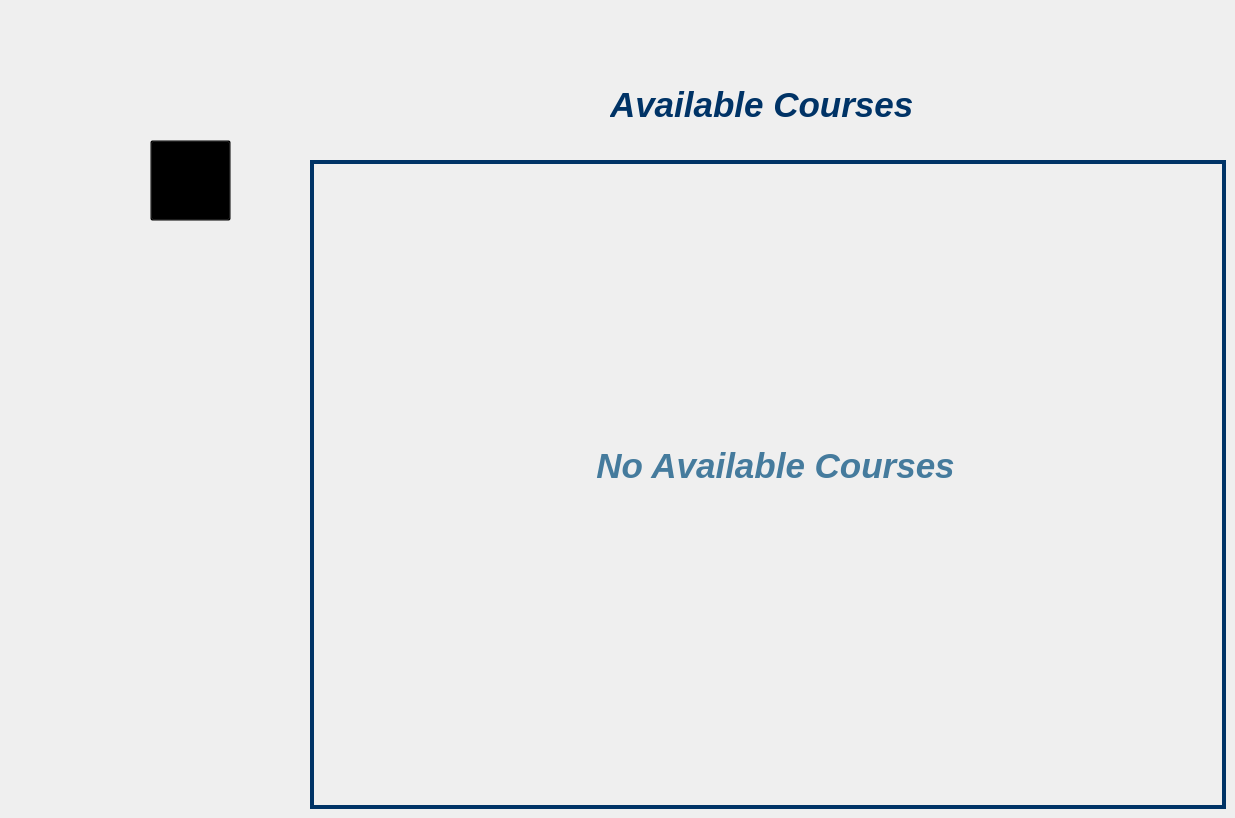
    <widget class="QWidget" name="Available_page">
     <property name="styleSheet">
      <string notr="true">background-image: url(:/images/images/Desktop3.png);</string>
     </property>
     <widget class="QLabel" name="availablecrs_txt">
      <property name="enabled">
       <bool>true</bool>
      </property>
      <property name="geometry">
       <rect>
        <x>610</x>
        <y>80</y>
        <width>391</width>
        <height>49</height>
       </rect>
      </property>
      <property name="sizePolicy">
       <sizepolicy hsizetype="Expanding" vsizetype="Expanding">
        <horstretch>0</horstretch>
        <verstretch>0</verstretch>
       </sizepolicy>
      </property>
      <property name="font">
       <font>
        <family>Arial</family>
        <pointsize>26</pointsize>
        <italic>true</italic>
        <bold>true</bold>
       </font>
      </property>
      <property name="styleSheet">
       <string notr="true">background:transparent;
color:#003366;</string>
      </property>
      <property name="text">
       <string>Available Courses</string>
      </property>
      <property name="textInteractionFlags">
       <set>Qt::TextInteractionFlag::NoTextInteraction</set>
      </property>
     </widget>
     <widget class="QLabel" name="back_pic_avlcrs">
      <property name="geometry">
       <rect>
        <x>150</x>
        <y>140</y>
        <width>81</width>
        <height>81</height>
       </rect>
      </property>
      <property name="styleSheet">
       <string notr="true">background:transparent;</string>
      </property>
      <property name="text">
       <string/>
      </property>
     </widget>
     <widget class="QLabel" name="no_avlcourses_lbl">
      <property name="enabled">
       <bool>true</bool>
      </property>
      <property name="geometry">
       <rect>
        <x>550</x>
        <y>430</y>
        <width>451</width>
        <height>71</height>
       </rect>
      </property>
      <property name="font">
       <font>
        <family>Arial</family>
        <pointsize>26</pointsize>
        <italic>true</italic>
        <bold>true</bold>
       </font>
      </property>
      <property name="styleSheet">
       <string notr="true">background:transparent;
color:#457B9D;</string>
      </property>
      <property name="text">
       <string>No Available Courses</string>
      </property>
      <property name="alignment">
       <set>Qt::AlignmentFlag::AlignCenter</set>
      </property>
     </widget>
     <widget class="QPushButton" name="back_btn_avlcrs">
      <property name="geometry">
       <rect>
        <x>150</x>
        <y>140</y>
        <width>81</width>
        <height>81</height>
       </rect>
      </property>
      <property name="cursor">
       <cursorShape>PointingHandCursor</cursorShape>
      </property>
      <property name="styleSheet">
       <string notr="true">background:transparent;</string>
      </property>
      <property name="text">
       <string/>
      </property>
     </widget>
     <widget class="QTableView" name="available_courses_table">
      <property name="geometry">
       <rect>
        <x>310</x>
        <y>160</y>
        <width>916</width>
        <height>649</height>
       </rect>
      </property>
      <property name="sizePolicy">
       <sizepolicy hsizetype="Expanding" vsizetype="Expanding">
        <horstretch>0</horstretch>
        <verstretch>0</verstretch>
       </sizepolicy>
      </property>
      <property name="font">
       <font>
        <family>Arial</family>
        <pointsize>15</pointsize>
        <bold>true</bold>
       </font>
      </property>
      <property name="cursor" stdset="0">
       <cursorShape>PointingHandCursor</cursorShape>
      </property>
      <property name="styleSheet">
       <string notr="true">QTableView{
background: transparent;
gridline-color: rgb(0, 51, 102);
border: 4px solid #003366 ;
color: #457B9D;
}
QHeaderView::section {
	font: 700 16pt &quot;Arial&quot;;
	background-color:  #003366;
    color:  white; 
}
QScrollBar:vertical {
    background: #457B9D;
    width: 10px;
}

QScrollBar:horizontal {
    background: #457B9D; 
    height: 10px; 
}
QScrollBar::handle:vertical, QScrollBar::handle:horizontal {
    background:  #003366; 
    border-radius: 6px;
}



</string>
      </property>
      <property name="editTriggers">
       <set>QAbstractItemView::EditTrigger::NoEditTriggers</set>
      </property>
      <property name="selectionMode">
       <enum>QAbstractItemView::SelectionMode::SingleSelection</enum>
      </property>
      <property name="selectionBehavior">
       <enum>QAbstractItemView::SelectionBehavior::SelectRows</enum>
      </property>
     </widget>
     <zorder>availablecrs_txt</zorder>
     <zorder>back_pic_avlcrs</zorder>
     <zorder>no_avlcourses_lbl</zorder>
     <zorder>available_courses_table</zorder>
     <zorder>back_btn_avlcrs</zorder>
    </widget>
